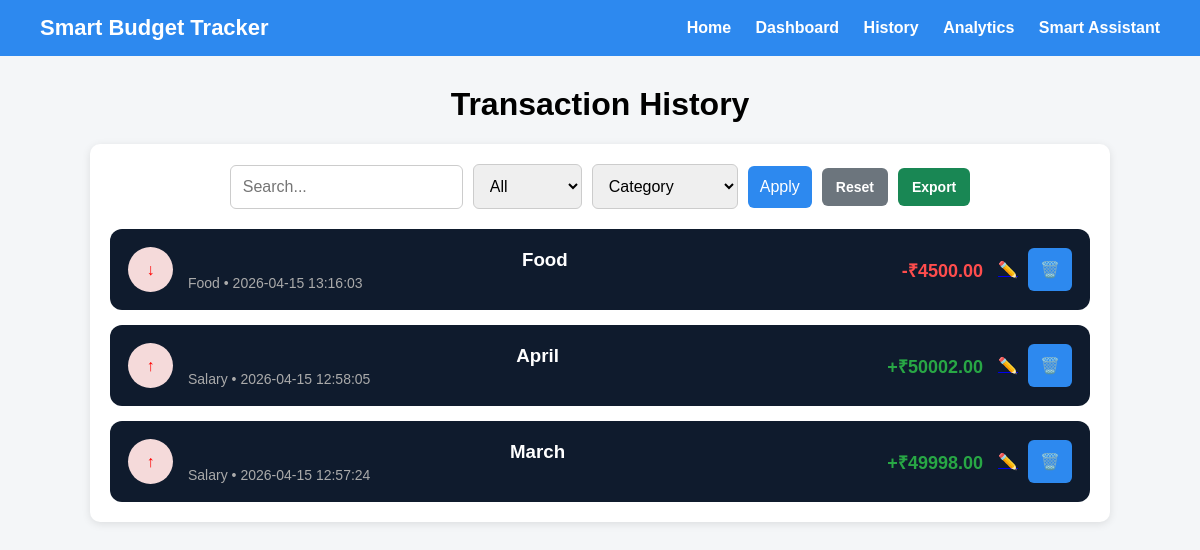
Screenshot of /history (signed in) with the database file from the repository.
### tables this page shows
CREATE TABLE transactions (
        id INTEGER PRIMARY KEY AUTOINCREMENT,
        user_id INTEGER,
        title TEXT NOT NULL,
        amount REAL NOT NULL,
        category TEXT NOT NULL,
        type TEXT NOT NULL,
        date TEXT NOT NULL,
        FOREIGN KEY (user_id) REFERENCES users(id)
    );

### routes/main_routes.py (the view, shortened to what this page needs)
@main.route("/history")
def history():
    if "user_id" not in session:
        return redirect(url_for("main.login"))
    user_id = session["user_id"]
    transactions = get_all_transactions_db(user_id)
    selected_type = request.args.get("type", "").strip()
    selected_category = request.args.get("category", "").strip()
    search_query = request.args.get("search", "").strip().lower()
    if selected_type:
        transactions = [t for t in transactions if t["type"] == selected_type]
    if selected_category:
        transactions = [t for t in transactions if t["category"] == selected_category]
    return render_template(
        "history.html",
        transactions=transactions,
        selected_type=selected_type,
        selected_category=selected_category,
        search_query=search_query
    )

### database.py (called while the page is built)
def get_connection():
    conn = sqlite3.connect(DB_NAME)
    conn.row_factory = sqlite3.Row
    return conn

### services/db_service.py (called while the page is built)
def get_all_transactions_db(user_id):
    conn = get_connection()
    cursor = conn.cursor()
    cursor.execute("""
        SELECT * FROM transactions
        WHERE user_id = ?
        ORDER BY date DESC
    """, (user_id,))
    rows = cursor.fetchall()
    conn.close()
    return [dict(row) for row in rows]

### templates/history.html (shortened to what this page needs)
{% extends "base.html" %}
{% block content %}
<h1>Transaction History</h1>
<div class="transactions-box">
    <div class="filter-box">
        <form method="GET">
            <input type="text" name="search" placeholder="Search..." value="{{ search_query or '' }}">
            <select name="type">
                <option value="">All</option>
            </select>
            <select name="category">
                <option value="">Category</option>
            </select>
            <button type="submit">Apply</button>
            <a href="{{ url_for('main.history') }}" class="action-link secondary-link">Reset</a>
            <a href="{{ url_for('main.export_history_csv', type=selected_type, category=selected_category, search=search_query) }}" class="action-link export-link">
                Export
            </a>
        </form>
    </div>
    {% if transactions %}
        <div class="history-list">
            {% for t in transactions %}
            <div class="history-card">
                <div class="history-icon">
                    {% if t.type == 'income' %}
                        ↑
                    {% else %}
                        ↓
                    {% endif %}
                </div>
                <div class="history-content">
                    <h3>{{ t.title }}</h3>
                    <p>{{ t.category }} • {{ t.date }}</p>
                </div>
                <div class="history-actions">
                    <div class="amount {{ 'income-text' if t.type == 'income' else 'expense-text' }}">
                        {% if t.type == 'income' %}
                            +₹{{ "%.2f"|format(t.amount) }}
                        {% else %}
                            -₹{{ "%.2f"|format(t.amount) }}
                        {% endif %}
                    </div>
                    <div class="action-icons">
                        <a href="{{ url_for('main.edit_transaction', id=t.id) }}">✏️</a>
                        <form action="{{ url_for('main.delete_transaction', id=t.id) }}" method="POST" onsubmit="return confirm('Delete?')">
                            <button type="submit">🗑️</button>
                        </form>
                    </div>
                </div>
            </div>
            {% endfor %}
        </div>
    {% else %}
        <p class="empty-message">No transactions found.</p>
    {% endif %}
</div>
{% endblock %}

### static/style.css (style rules this page uses)
body { font-family: Arial, sans-serif; background-color: #f4f6f8; margin: 0; padding: 0; }
h1, h2, h3, h4 { text-align: center; }
.summary-card, .form-box, .transactions-box, .chart-box, .monthly-summary-box, .monthly-card, .assistant-box, .feature-card, .analytics-card, .home-hero-card { background: white; padding: 20px; margin-bottom: 20px; border-radius: 10px; box-shadow: 0 2px 8px rgba(0, 0, 0, 0.1); }
form { display: grid; gap: 12px; }
input, select { padding: 12px; font-size: 16px; border-radius: 6px; border: 1px solid #ccc; }
button { border: none; cursor: pointer; }
form button:not(.icon-delete-btn) { background-color: #2d89ef; color: white; padding: 12px; font-size: 16px; border-radius: 6px; }
.filter-box { margin-bottom: 20px; text-align: center; }
.filter-box form { display: flex; justify-content: center; gap: 10px; flex-wrap: wrap; align-items: center; }
.action-link { display: inline-block; padding: 11px 14px; border-radius: 6px; color: white; text-decoration: none; font-size: 14px; font-weight: bold; }
.secondary-link { background-color: #6c757d; }
.export-link { background-color: #198754; }
.history-actions { white-space: nowrap; }
.history-list { display: flex; flex-direction: column; gap: 15px; }
.history-card { display: flex; align-items: center; justify-content: space-between; padding: 18px; border-radius: 12px; background-color: #0f1b2d; color: white; }
.history-icon { width: 45px; height: 45px; background: #f5dada; color: red; border-radius: 50%; display: flex; align-items: center; justify-content: center; font-weight: bold; margin-right: 15px; }
.history-content { flex: 1; }
.history-content h3 { margin: 0; }
.history-content p { margin: 4px 0 0; color: #aaa; font-size: 14px; }
.history-actions { display: flex; align-items: center; gap: 15px; }
.amount { font-weight: bold; font-size: 18px; }
.income-text { color: #28a745; }
.expense-text { color: #ff4d4d; }
.action-icons { display: flex; gap: 10px; align-items: center; }
.action-icons form { display: inline; }
.action-icons button { background: none; border: none; color: white; cursor: pointer; }

### rows the page displays
transactions: title "Food", category "Food", date "2026-04-15 13:16:03", amount "4500.00"
transactions: title "April", category "Salary", date "2026-04-15 12:58:05", amount "50002.00"
transactions: title "March", category "Salary", date "2026-04-15 12:57:24", amount "49998.00"
